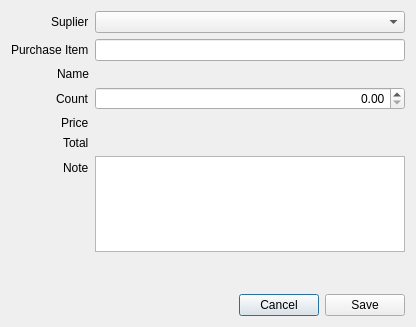
<?xml version="1.0" encoding="UTF-8"?>
<ui version="4.0">
 <class>ReturnAddDialog</class>
 <widget class="QDialog" name="ReturnAddDialog">
  <property name="geometry">
   <rect>
    <x>0</x>
    <y>0</y>
    <width>416</width>
    <height>327</height>
   </rect>
  </property>
  <property name="windowTitle">
   <string>Add new return item</string>
  </property>
  <layout class="QVBoxLayout" name="verticalLayout">
   <item>
    <layout class="QFormLayout" name="formLayout">
     <property name="labelAlignment">
      <set>Qt::AlignRight|Qt::AlignTrailing|Qt::AlignVCenter</set>
     </property>
     <item row="0" column="0">
      <widget class="QLabel" name="label">
       <property name="text">
        <string>Suplier</string>
       </property>
      </widget>
     </item>
     <item row="1" column="0">
      <widget class="QLabel" name="label_2">
       <property name="text">
        <string>Purchase Item</string>
       </property>
      </widget>
     </item>
     <item row="2" column="0">
      <widget class="QLabel" name="label_3">
       <property name="text">
        <string>Name</string>
       </property>
      </widget>
     </item>
     <item row="3" column="0">
      <widget class="QLabel" name="label_4">
       <property name="text">
        <string>Count</string>
       </property>
      </widget>
     </item>
     <item row="4" column="0">
      <widget class="QLabel" name="label_5">
       <property name="text">
        <string>Price</string>
       </property>
      </widget>
     </item>
     <item row="5" column="0">
      <widget class="QLabel" name="label_6">
       <property name="text">
        <string>Total</string>
       </property>
      </widget>
     </item>
     <item row="0" column="1">
      <widget class="QComboBox" name="comboSuplier"/>
     </item>
     <item row="1" column="1">
      <widget class="QLineEdit" name="linePurchaseItem">
       <property name="readOnly">
        <bool>true</bool>
       </property>
      </widget>
     </item>
     <item row="2" column="1">
      <widget class="QLabel" name="labelName">
       <property name="text">
        <string/>
       </property>
       <property name="alignment">
        <set>Qt::AlignLeading|Qt::AlignLeft|Qt::AlignVCenter</set>
       </property>
      </widget>
     </item>
     <item row="4" column="1">
      <widget class="QLabel" name="labelPrice">
       <property name="text">
        <string/>
       </property>
       <property name="alignment">
        <set>Qt::AlignRight|Qt::AlignTrailing|Qt::AlignVCenter</set>
       </property>
      </widget>
     </item>
     <item row="5" column="1">
      <widget class="QLabel" name="labelTotal">
       <property name="text">
        <string/>
       </property>
       <property name="alignment">
        <set>Qt::AlignRight|Qt::AlignTrailing|Qt::AlignVCenter</set>
       </property>
      </widget>
     </item>
     <item row="3" column="1">
      <widget class="QDoubleSpinBox" name="doubleCount">
       <property name="alignment">
        <set>Qt::AlignRight|Qt::AlignTrailing|Qt::AlignVCenter</set>
       </property>
      </widget>
     </item>
     <item row="6" column="0">
      <widget class="QLabel" name="label_10">
       <property name="text">
        <string>Note</string>
       </property>
      </widget>
     </item>
     <item row="6" column="1">
      <widget class="QPlainTextEdit" name="plainNote">
       <property name="maximumSize">
        <size>
         <width>16777215</width>
         <height>100</height>
        </size>
       </property>
      </widget>
     </item>
    </layout>
   </item>
   <item>
    <spacer name="verticalSpacer">
     <property name="orientation">
      <enum>Qt::Vertical</enum>
     </property>
     <property name="sizeHint" stdset="0">
      <size>
       <width>20</width>
       <height>40</height>
      </size>
     </property>
    </spacer>
   </item>
   <item>
    <layout class="QHBoxLayout" name="horizontalLayout">
     <item>
      <spacer name="horizontalSpacer">
       <property name="orientation">
        <enum>Qt::Horizontal</enum>
       </property>
       <property name="sizeHint" stdset="0">
        <size>
         <width>40</width>
         <height>20</height>
        </size>
       </property>
      </spacer>
     </item>
     <item>
      <widget class="QPushButton" name="pushCancel">
       <property name="text">
        <string>Cancel</string>
       </property>
      </widget>
     </item>
     <item>
      <widget class="QPushButton" name="pushSave">
       <property name="text">
        <string>Save</string>
       </property>
      </widget>
     </item>
    </layout>
   </item>
  </layout>
 </widget>
 <tabstops>
  <tabstop>comboSuplier</tabstop>
  <tabstop>linePurchaseItem</tabstop>
  <tabstop>doubleCount</tabstop>
  <tabstop>plainNote</tabstop>
  <tabstop>pushSave</tabstop>
  <tabstop>pushCancel</tabstop>
 </tabstops>
 <resources/>
 <connections>
  <connection>
   <sender>pushCancel</sender>
   <signal>clicked()</signal>
   <receiver>ReturnAddDialog</receiver>
   <slot>close()</slot>
   <hints>
    <hint type="sourcelabel">
     <x>273</x>
     <y>229</y>
    </hint>
    <hint type="destinationlabel">
     <x>223</x>
     <y>169</y>
    </hint>
   </hints>
  </connection>
 </connections>
</ui>
